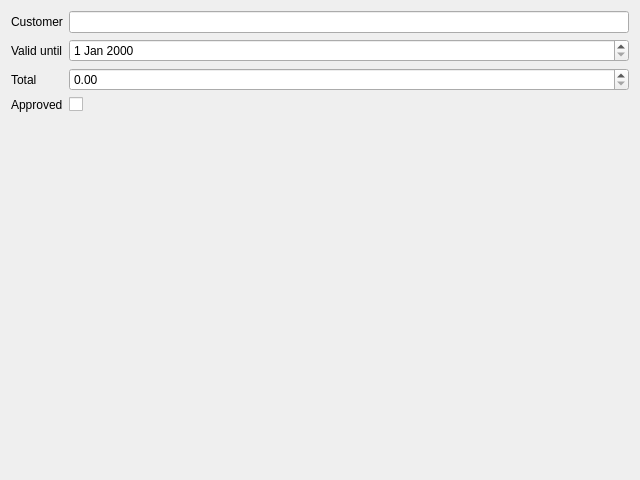
<?xml version="1.0" encoding="UTF-8"?>
<!-- SPDX-License-Identifier: MIT -->
<ui version="4.0">
 <class>QuoteDialog</class>
 <widget class="QDialog" name="QuoteDialog">
  <property name="geometry">
   <rect>
    <x>0</x>
    <y>0</y>
    <width>640</width>
    <height>480</height>
   </rect>
  </property>
  <property name="windowTitle">
   <string>Quote</string>
  </property>
  <layout class="QFormLayout" name="formLayout">
   <item row="0" column="0">
    <widget class="QLabel" name="label_customerEdit">
     <property name="text">
      <string>Customer</string>
     </property>
     <property name="buddy">
      <cstring>customerEdit</cstring>
     </property>
    </widget>
   </item>
   <item row="0" column="1">
    <widget class="QLineEdit" name="customerEdit"/>
   </item>
   <item row="1" column="0">
    <widget class="QLabel" name="label_validEdit">
     <property name="text">
      <string>Valid until</string>
     </property>
     <property name="buddy">
      <cstring>validEdit</cstring>
     </property>
    </widget>
   </item>
   <item row="1" column="1">
    <widget class="QDateEdit" name="validEdit"/>
   </item>
   <item row="2" column="0">
    <widget class="QLabel" name="label_totalEdit">
     <property name="text">
      <string>Total</string>
     </property>
     <property name="buddy">
      <cstring>totalEdit</cstring>
     </property>
    </widget>
   </item>
   <item row="2" column="1">
    <widget class="QDoubleSpinBox" name="totalEdit"/>
   </item>
   <item row="3" column="0">
    <widget class="QLabel" name="label_approvedCheck">
     <property name="text">
      <string>Approved</string>
     </property>
     <property name="buddy">
      <cstring>approvedCheck</cstring>
     </property>
    </widget>
   </item>
   <item row="3" column="1">
    <widget class="QCheckBox" name="approvedCheck"/>
   </item>
  </layout>
 </widget>
 <tabstops>
  <tabstop>customerEdit</tabstop>
  <tabstop>validEdit</tabstop>
  <tabstop>totalEdit</tabstop>
  <tabstop>approvedCheck</tabstop>
 </tabstops>
</ui>
